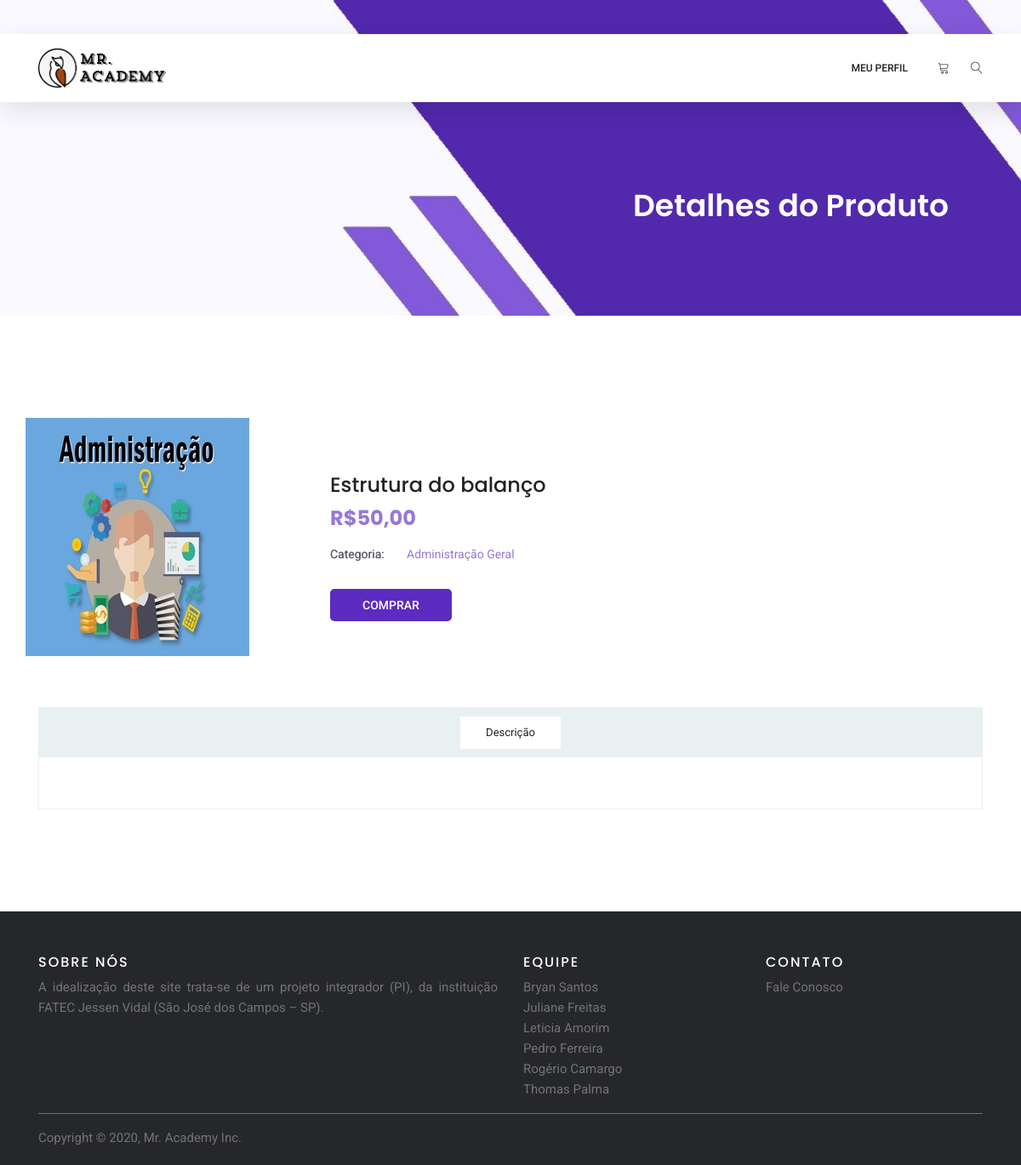
The app's page /src/carousel/single-product.php?id=29 with its own data.
### tables this page shows
CREATE TABLE `arquivos` (
  `id` int(11) NOT NULL,
  `nome_arquivo` varchar(100) NOT NULL,
  `caminho` varchar(255) NOT NULL,
  `disciplina` varchar(100) NOT NULL,
  `descricao` text NOT NULL,
  `extensao_arquivo` varchar(5) NOT NULL,
  `titulo_produto` varchar(250) NOT NULL,
  `preco` varchar(100) NOT NULL
);

### src/carousel/single-product.php (the view, shortened to what this page needs)
<?php
	include("conexao.php");
	$id = $_REQUEST['id'];
	$result_produtos = "SELECT * FROM arquivos WHERE id = $id";
	$resultado_produtos = mysqli_query($conexao, $result_produtos);
	$infos_produto = mysqli_fetch_assoc($resultado_produtos);
?>
<!DOCTYPE html>
<html lang="pt-br">
<head>
  <link rel="stylesheet" href="css/linearicons.css">
  <link rel="stylesheet" href="css/themify-icons.css">
  <link rel="stylesheet" href="css/bootstrap.css">
  <link rel="stylesheet" href="css/owl.carousel.css">
  <link rel="stylesheet" href="css/main.css">
  <link href="carousel.css" rel="stylesheet">
</head>
<body>
	<header class="header_area sticky-header">
		<div class="main_menu">
			<nav class="navbar navbar-expand-lg navbar-light main_box">
				<div class="container">
					<a class="navbar-brand logo_h" href=" "><img src="imagens/logo.png" width="150px"></a>
					<div class="collapse navbar-collapse offset" id="navbarSupportedContent">
						<ul class="nav navbar-nav menu_nav ml-auto">
							  <li class="nav-item submenu dropdown">
							<li class="nav-item submenu dropdown">
								<a href="#" class="nav-link dropdown-toggle" data-toggle="dropdown" role="button" aria-haspopup="true"
								 aria-expanded="false">Meu Perfil</a>
							</li>
						</ul>
						<ul class="nav navbar-nav navbar-right">
							<li class="nav-item"><a href="#" class="cart"><span class="lnr lnr-cart"></span></a></li>
							<li class="nav-item">
								<button class="search"><span class="lnr lnr-magnifier" id="search"></span></button>
							</li>
						</ul>
					</div>
				</div>
			</nav>
		</div>
	</header>
	<section class="banner-area organic-breadcrumb">
		<div class="container">
			<div class="breadcrumb-banner d-flex flex-wrap align-items-center justify-content-end">
				<div class="col-first">
					<h1>Detalhes do Produto</h1>
				</div>
			</div>
		</div>
	</section>
	<div class="product_image_area">
		<div class="container">
			<div class="row s_product_inner">
				<?php
				if ($infos_produto["disciplina"] == "Português") {
					echo '<img src="imagens/produtos/p7.jpg" alt="">';
				}
				else if ($infos_produto["disciplina"] == "Inglês") {
					echo '<img src="imagens/produtos/p1.jpg" alt="">';
				}
				else if ($infos_produto["disciplina"] == "Matemática Discreta") {
					echo '<img src="imagens/produtos/p6.jpg" alt="">';
				}
				else if ($infos_produto["disciplina"] == "Laboratório de Hardware") {
					echo '<img src="imagens/produtos/p4.jpg" alt="">';
				}
				else if ($infos_produto["disciplina"] == "Administração Geral") {
					echo '<img src="imagens/produtos/p3.jpg" alt="">';
				}
				?>
				<div class="col-lg-5 offset-lg-1">
					<div class="s_product_text">
						<h3><?php echo($infos_produto["titulo_produto"]); ?></h3>
						<h2><?php echo($infos_produto["preco"]); ?></h2>
						<ul class="list">
							<li><a class="active" href="#"><span>Categoria:</span><?php echo($infos_produto["disciplina"]); ?></a></li>
							<br>
							<div class="card_area d-flex align-items-center">
								<a class="primary-btn" href="cart.php?id=<?php echo($infos_produto['id']); ?>">Comprar</a>
							</ul>
						</div>
					</div>
				</div>
			</div>
		</div>
	<section class="product_description_area">
		<div class="container">
			<ul class="nav nav-tabs" id="myTab" role="tablist">
				<li class="nav-item">
					<a class="nav-link" id="home-tab" data-toggle="tab" href="#home" role="tab" aria-controls="home" aria-selected="true">Descrição</a>
				</li>
			</ul>
			<div class="tab-content" id="myTabContent">
				</div>
			</div>
		</section>
    <footer class="site-footer">
      <div class="container">
        <div class="row">
          <div class="col-sm-12 col-md-6">
            <h6>Sobre nós</h6>
            <p class="text-justify">A idealização deste site trata-se de um projeto integrador (PI), da instituição FATEC Jessen Vidal (São José dos Campos – SP).</p>
          </div>
          <div class="col-xs-6 col-md-3">
            <h6>Equipe</h6>
            <ul class="footer-links">
   			  <li><a href="https://www.linkedin.com/in/bryan-santos-77b53317b/" target="_blank">Bryan Santos</a></li>
              <li><a href="https://www.linkedin.com/in/juliane-freitas-9b6287163/" target="_blank">Juliane Freitas</a></li>
              <li><a href="https://www.linkedin.com/in/leticia-amorim-4761b1185/" target="_blank">Leticia Amorim</a></li>
              <li><a href="https://www.linkedin.com/in/pedro-ferreira-6a8417190/" target="_blank">Pedro Ferreira</a></li>
              <li><a href="https://www.linkedin.com/in/rogério-camargo-3a01191a5/" target="_blank">Rogério Camargo</a></li>
              <li><a href="https://www.linkedin.com/in/thomas-palma-0764b81b3/" target="_blank">Thomas Palma</a></li>
            </ul>
          </div>
          <div class="col-xs-6 col-md-3">
            <h6>Contato</h6>
            <ul class="footer-links">
              <li><a href="contato.php">Fale Conosco</a></li>
         	</ul>
          </div>
        </div>
        <hr>
      </div>
      <div class="container">
        <div class="row">
          <div class="col-md-8 col-sm-6 col-xs-12">
            <p class="copyright-text">Copyright © 2020, Mr. Academy Inc. <a href="#"></a></p>
</footer>
</body>
</html>

### records on screen
arquivos: titulo_produto "Estrutura do balanço", preco "R$50,00", disciplina "Administração Geral"
